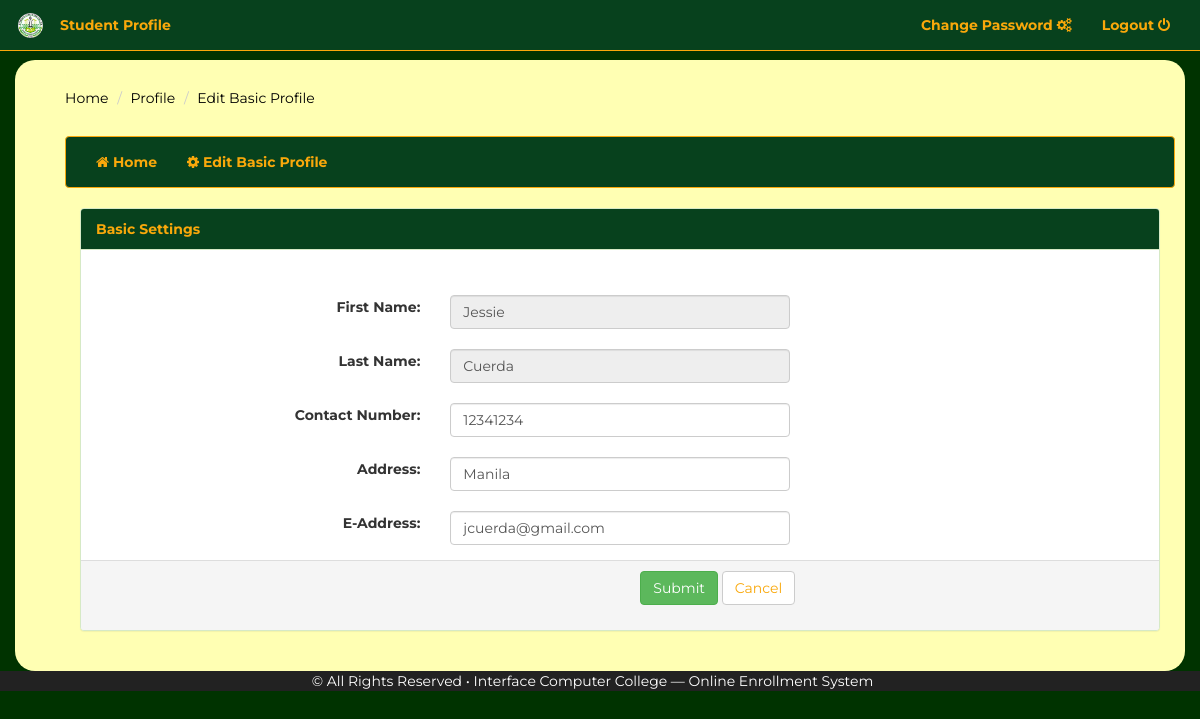
/editprofile.php (signed in), run on the app's committed database.
### tables this page shows
CREATE TABLE `tbl_studentinfo` (
  `studentNo` int(6) NOT NULL AUTO_INCREMENT,
  `course_id` varchar(10) NOT NULL,
  `first_name` varchar(255) NOT NULL,
  `last_name` varchar(255) NOT NULL,
  `middle_name` varchar(255) NOT NULL,
  `branch_id` int(10) NOT NULL,
  `address` varchar(255) NOT NULL,
  `age` int(11) NOT NULL,
  `gender` varchar(255) NOT NULL,
  `contact_number` int(11) NOT NULL,
  `email_address` varchar(255) NOT NULL,
  `grant_id` int(11) NOT NULL,
  `year_level` int(1) NOT NULL,
  `semester_num` int(1) NOT NULL,
  `student_type` varchar(10) NOT NULL,
  `status` varchar(15) NOT NULL,
  `new_old` varchar(255) NOT NULL DEFAULT 'new',
  `student_photo` text,
  PRIMARY KEY (`studentNo`,`email_address`),
  KEY `course_id` (`course_id`),
  KEY `branch_id` (`branch_id`),
  KEY `year_level` (`year_level`),
  KEY `semester_num` (`semester_num`),
  KEY `grant_id` (`grant_id`),
  CONSTRAINT `tbl_studentinfo_ibfk_2` FOREIGN KEY (`branch_id`) REFERENCES `tbl_branches` (`branch_id`),
  CONSTRAINT `tbl_studentinfo_ibfk_4` FOREIGN KEY (`year_level`) REFERENCES `tbl_academic_year` (`id`),
  CONSTRAINT `tbl_studentinfo_ibfk_5` FOREIGN KEY (`semester_num`) REFERENCES `tbl_academic_sem` (`id`),
  CONSTRAINT `tbl_studentinfo_ibfk_6` FOREIGN KEY (`course_id`) REFERENCES `tbl_course_info` (`course_id`),
  CONSTRAINT `tbl_studentinfo_ibfk_7` FOREIGN KEY (`grant_id`) REFERENCES `tbl_grants` (`grant_id`) ON DELETE NO ACTION ON UPDATE NO ACTION
);

### session.php (called while the page is built, shortened)
<?php
global $conn;
 if( !$_SESSION['loggedInUser'] ) {
      header('Location:index.php');
  } else if( $_SESSION['loggedInUser'] && $_SESSION['userRole'] === 'user' && $_SESSION['branch'] === 'caloocan'){
  	 $loggedUser = $_SESSION['loggedInUser'];
  } else if( $_SESSION['loggedInUser'] && $_SESSION['userRole'] === 'user' && $_SESSION['branch'] === 'manila'){
  	  $loggedUser = mysqli_real_escape_string($conn,$_SESSION['loggedInUser']);
  	  $loggedUser_branch = 'manila';
  } else if( $_SESSION['loggedInUser'] && $_SESSION['userRole'] === 'admin') {
      $loggedUser = mysqli_real_escape_string($conn,$_SESSION['loggedInUser']);
       header('Location: ../icc/admin/administration.php');
  }
 ?>

### editprofile.php (the view, shortened to what this page needs)
<?php
  include('session.php');
     require('includes/connection.php');
     $query = "SELECT studNo.studentNo,
               studNo.first_name ,
               studNo.last_name,
               c.course_id,
               c.course_description,
               ay.year_level,
               ac.semester_num,
               studNo.contact_number,
               studNo.student_type,
               studNo.address,
               studNo.age,
               studNo.gender,
               br.branch_name,
               studNo.email_address,
               studNo.student_type ,
               studNo.status
               FROM tbl_studentinfo studNo ,
               tbl_course_info c ,
               tbl_branches br ,
               tbl_academic_year ay,
               tbl_academic_sem ac
               WHERE studNo.studentNo = '$loggedUser'
               AND studNo.year_level = ay.id
               AND studNo.semester_num = ac.id";
                $result = mysqli_query($conn, $query);
                 while($row = mysqli_fetch_assoc($result)){
                      $fname = $row['first_name'];
                      $Lname = $row['last_name'];
                      $student_address = $row['address'];
                      $student_contactNum = $row['contact_number'];
                      $student_email = $row['email_address'];
                 }
    include('includes/header.php');
    include('navigation_2.php');
?>
       <div class="container" id="mainContainer">
            <div class="container ">
                <div class="row">
                    <div class="col-md-12">
                        <ol class="breadcrumb">
                            <li><a href="profile.php">Home</a></li>
                            <li class="active"><a href="profile.php">Profile</a></li>
                            <li class="active"><a href="editprofile.php">Edit Basic Profile</a></li>
                        </ol>
                    </div>
                </div>
                <div class="col-md-12">
                    <?php include('profile_nav2.php'); ?>
                        <div class="container-fluid">
                        <div class="panel panel-success">
                        <div class="panel-heading"><strong> Basic Settings</strong></div>
                            <form class="form-horizontal" action="<?php echo htmlspecialchars($_SERVER['PHP_SELF']); ?>" method="post" enctype="multipart/form-data">
                        <br/> <br/>
                        <div class="panel-content">
                            <div class="form-group">
                              <label class="col-md-4 control-label" for="first_name" >First Name:</label>
                              <div class="col-md-4">
                              <input id="first_name" name="first_name" type="text" placeholder="First Name" class="form-control input-md" disabled value='<?php echo $fname; ?>'>
                              </div>
                            </div>
                            <div class="form-group">
                              <label class="col-md-4 control-label" for="last_name">Last Name:</label>
                              <div class="col-md-4">
                              <input id="last_name" name="last_name" type="text" placeholder="Last Name" class="form-control input-md" disabled value='<?php echo $Lname; ?>'>
                              </div>
                            </div>
                            <div class="form-group">
                              <label class="col-md-4 control-label" for="student_contactNum">Contact Number:</label>
                              <div class="col-md-4">
                              <input id="student_contactNum" name="student_contactNum" type="text" placeholder="Contact Number" class="form-control input-md" value='<?php echo $student_contactNum; ?>'>
                              </div>
                            </div>
                            <div class="form-group">
                              <label class="col-md-4 control-label" for="student_address">Address:</label>
                              <div class="col-md-4">
                              <input id="student_address" name="student_address" type="text" placeholder="Address" class="form-control input-md" value='<?php echo $student_address; ?>'>
                              </div>
                            </div>
                            <div class="form-group">
                              <label class="col-md-4 control-label" for="student_email">E-Address:</label>
                              <div class="col-md-4">
                              <input id="student_email" name="student_email" type="text" placeholder="Emai Address" class="form-control input-md" value='<?php echo $student_email; ?>'">
                              </div>
                            </div>
                            </div>
                            <div class="panel-footer">
                            <div class="form-group">
                              <label class="col-md-4 control-label" for="btn_submit"></label>
                              <div class="col-md-8">
                                <input type="submit" name="btn_save" class="btn btn-success" style="margin-left: 185px;">
                                <button type="submit" id="btn_cancel" name="btn_cancel" class="btn btn-default">Cancel</button>
                              </div>
                            </div>
                            </div>
                            </form>
                        </div>
                    </div>
                </div>
            </div>
    </div>
<?php include('includes/footer.php'); ?>

### style.css (style rules this page uses)
html, body, .cover { height: 100%; }
body { background-color: #003300; font-family: 'Montserrat', sans-serif; }
.form-control { margin-top: 5px; }
.btn-default { color:#F9A80B; }
.panel .panel-heading { background-color: #07411d; color: #f9a80b; }
#mainContainer { background-color: #FFFFB3; padding: 20px; border-radius: 20px; margin-top: 60px; }
.breadcrumb { background-color: inherit; }
.breadcrumb li a { color: black; }

### includes/header.php (style rules this page uses)
html { background-color: #FFFFFF; margin: 0px; }
body { margin: 10mm 10mm 10mm 10mm; }

### data on the page
tbl_studentinfo: first_name "Jessie", last_name "Cuerda", student_contactNum "12341234", student_address "Manila", student_email "jcuerda@gmail.com"
